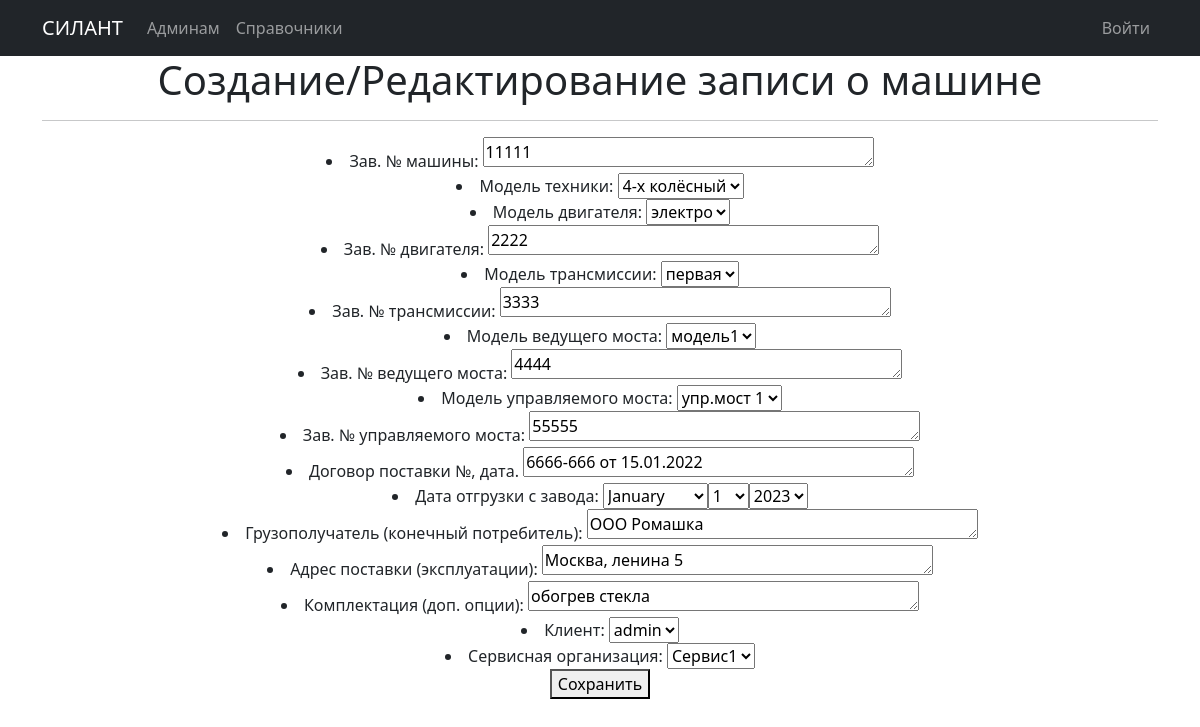
The app's page /cars/edit/1, older data.
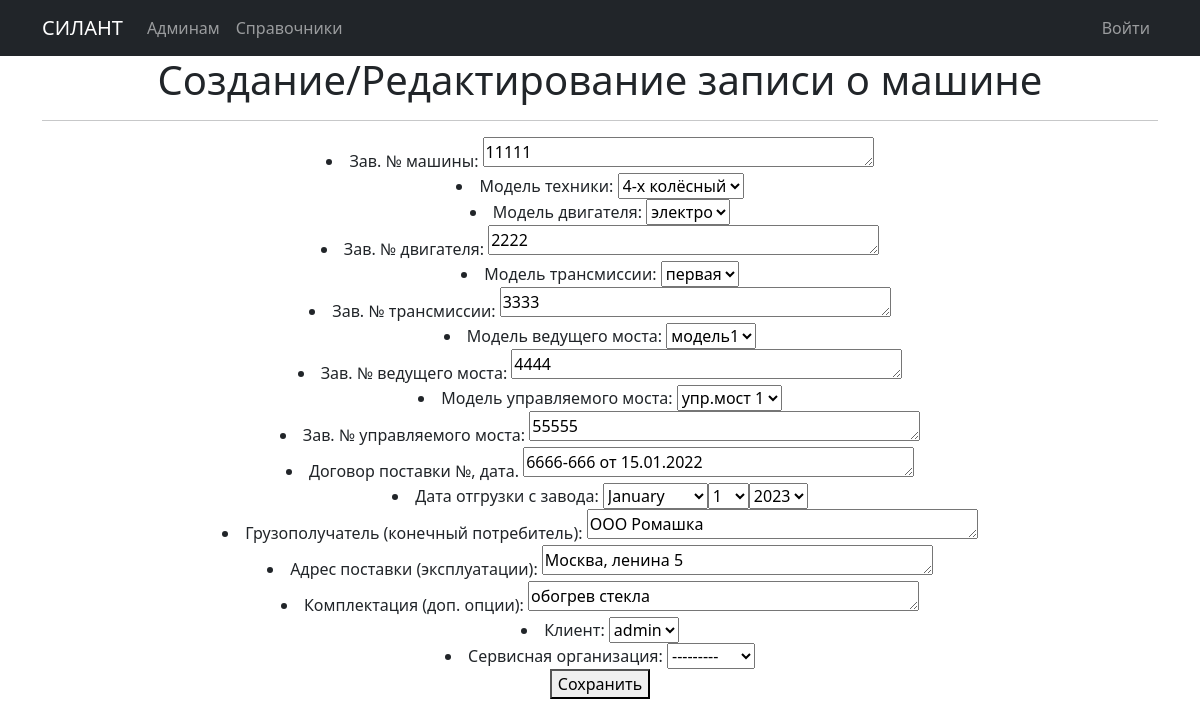
The same page, newer data.
### silant/models.py (models this page shows, shortened)
class Car(models.Model):
    serial_number = models.TextField(max_length=30, unique=True, db_index=True, verbose_name='Зав. № машины')
    technique_model = models.ForeignKey(Technique_model, on_delete=models.CASCADE, db_index=True, verbose_name='Модель техники')
    engine_model = models.ForeignKey(Engine_model, on_delete=models.CASCADE, db_index=True, verbose_name='Модель двигателя')
    engine_number = models.TextField(max_length=30, verbose_name='Зав. № двигателя')
    transmission_model = models.ForeignKey(Transmission_model, on_delete=models.CASCADE, db_index=True, verbose_name='Модель трансмиссии')
    transmission_number = models.TextField(max_length=50, verbose_name='Зав. № трансмиссии')
    drive_axle_model = models.ForeignKey(Drive_axle_model, on_delete=models.CASCADE, db_index=True, verbose_name='Модель ведущего моста')
    drive_axle_number = models.TextField(max_length=50, verbose_name='Зав. № ведущего моста')
    steerable_axle_model = models.ForeignKey(Steerable_axle_model, on_delete=models.CASCADE, db_index=True, verbose_name='Модель управляемого моста')
    steerable_axle_number = models.TextField(max_length=50, verbose_name='Зав. № управляемого моста')
    supply_contract = models.TextField(max_length=50, blank=True, verbose_name='Договор поставки №, дата.')
    shipping_date = models.DateField(db_index=True, verbose_name='Дата отгрузки с завода')
    consignee = models.TextField(max_length=50, blank=True, verbose_name='Грузополучатель (конечный потребитель)')
    delivery_address = models.TextField(max_length=150, blank=True, verbose_name='Адрес поставки (эксплуатации)')
    equipment = models.TextField(max_length=150, blank=True, verbose_name='Комплектация (доп. опции)')
    client = models.ForeignKey(User, on_delete=models.CASCADE, null=True, blank=True, verbose_name='Клиент')
    service_company = models.ForeignKey(Service_company, null=True, on_delete=models.CASCADE, blank=True, verbose_name='Сервисная организация')
    class Meta:
        verbose_name = 'Машины'
        verbose_name_plural = 'Машины'
        ordering = ['shipping_date']

### silant/views.py (the view)
# urls.py: path('edit/<int:pk>', CarEdit.as_view(), name='edit_car'),
class CarEdit(UpdateView):
    form_class = CreateCarForm
    model = Car
    template_name = 'CreateCar.html'
    permission_required = ('silant.edit_car', )

### silant/forms.py
class CreateCarForm(forms.ModelForm):
    class Meta:
        model = Car
        widgets = {'serial_number': forms.Textarea(attrs={'rows': 1}),
                   'engine_number': forms.Textarea(attrs={'rows': 1}),
                   'transmission_number': forms.Textarea(attrs={'rows': 1}),
                   'drive_axle_number': forms.Textarea(attrs={'rows': 1}),
                   'steerable_axle_number': forms.Textarea(attrs={'rows': 1}),
                   'supply_contract': forms.Textarea(attrs={'rows': 1}),
                   'consignee': forms.Textarea(attrs={'rows': 1}),
                   'delivery_address': forms.Textarea(attrs={'rows': 1}),
                   'equipment': forms.Textarea(attrs={'rows': 1}),
                   'shipping_date': forms.SelectDateWidget(years=list(reversed(range(2000, now.year+1)))) }
        fields = '__all__'

### silant/models.py (called while the page is built)
    def __str__(self):
        return f'{self.name}'

### templates/CreateCar.html (shortened to what this page needs)
{% extends 'flatpages/default.html' %}
{% block content %}
<h1>Создание/Редактирование записи о машине</h1>
<hr>
<form action="" method="post" enctype="multipart/form-data">
    {{ form.as_ul }}
    <button type="submit">Сохранить</button>
</form>
{% endblock content %}

Row changes from the older to the newer data that the page shows:
changed Car "4-х колёсный": service_company "Сервис1" → "---------"
